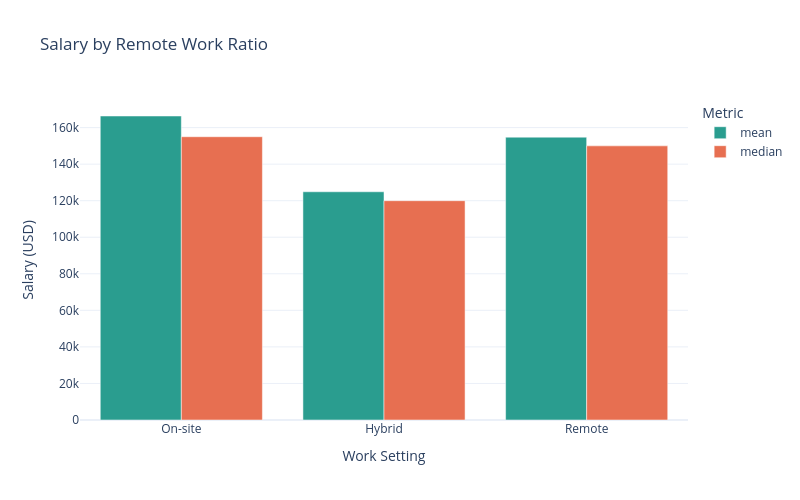
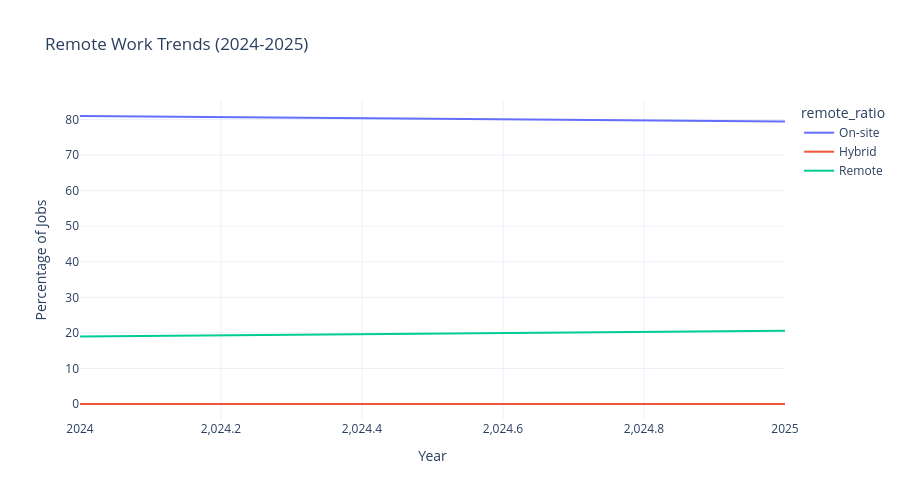

Here is the notebook cell these charts were saved with, in order:
### Markdown cell above
•	**머신러닝 엔지니어(Machine Learning Engineer)**와 **리서치 사이언티스트(Research Scientist)**는 가장 높은 연봉을 받는 경향이 있습니다.
	•	반면, **데이터 애널리스트(Data Analyst)**는 상대적으로 낮은 연봉을 받습니다.
	•	**소프트웨어 엔지니어(Software Engineer)**는 연봉 분포가 가장 넓게 나타나는데, 이는 해당 직무가 포함하는 역할과 범위가 매우 다양하기 때문입니다.

### Code cell
# Salary by remote ratio
remote_salary = train_df.groupby('remote_ratio')['salary_in_usd'].agg(['mean', 'median', 'count']).reset_index()
remote_salary['remote_ratio'] = remote_salary['remote_ratio'].map({0: 'On-site', 50: 'Hybrid', 100: 'Remote'})

fig = px.bar(remote_salary, x='remote_ratio', y=['mean', 'median'],
            barmode='group', title='Salary by Remote Work Ratio',
            labels={'value': 'Salary (USD)', 'remote_ratio': 'Work Setting', 'variable': 'Metric'},
            color_discrete_sequence=['#2a9d8f', '#e76f51'])

fig.update_layout(width=800, height=500)
fig.show()

# Remote ratio trends over time
remote_time = train_df.groupby(['work_year', 'remote_ratio']).size().reset_index(name='count')
total_per_year = remote_time.groupby('work_year')['count'].sum().reset_index()
remote_time = remote_time.merge(total_per_year, on='work_year', suffixes=('', '_total'))
remote_time['percentage'] = (remote_time['count'] / remote_time['count_total']) * 100
remote_time['remote_ratio'] = remote_time['remote_ratio'].map({0: 'On-site', 50: 'Hybrid', 100: 'Remote'})

fig = px.line(remote_time, x='work_year', y='percentage', color='remote_ratio',
             title='Remote Work Trends (2024-2025)',
             labels={'percentage': 'Percentage of Jobs', 'work_year': 'Year'},
             template='plotly_white')

fig.update_layout(width=900, height=500, hovermode='x unified')
fig.show()

### Figure 1 — Plotly figure (JSON) as saved in the notebook; plotly's stock layout.template omitted (floating-point values rounded to 4 significant figures)
{"data": [{"alignmentgroup": "True", "hovertemplate": "Metric=mean<br>Work Setting=%{x}<br>Salary (USD)=%{y}<extra></extra>", "legendgroup": "mean", "marker": {"color": "#2a9d8f", "pattern": {"shape": ""}}, "name": "mean", "offsetgroup": "mean", "orientation": "v", "showlegend": true, "textposition": "auto", "type": "bar", "x": ["On-site", "Hybrid", "Remote"], "xaxis": "x", "y": [166300.0, 124879, 154800.0], "yaxis": "y"}, {"alignmentgroup": "True", "hovertemplate": "Metric=median<br>Work Setting=%{x}<br>Salary (USD)=%{y}<extra></extra>", "legendgroup": "median", "marker": {"color": "#e76f51", "pattern": {"shape": ""}}, "name": "median", "offsetgroup": "median", "orientation": "v", "showlegend": true, "textposition": "auto", "type": "bar", "x": ["On-site", "Hybrid", "Remote"], "xaxis": "x", "y": [155000, 120000, 150000], "yaxis": "y"}], "layout": {"barmode": "group", "height": 500, "legend": {"title": {"text": "Metric"}, "tracegroupgap": 0}, "title": {"text": "Salary by Remote Work Ratio"}, "width": 800, "xaxis": {"anchor": "y", "domain": [0, 1], "title": {"text": "Work Setting"}}, "yaxis": {"anchor": "x", "domain": [0, 1], "title": {"text": "Salary (USD)"}}}}

### Figure 2 — Plotly figure (JSON) as saved in the notebook; plotly's stock layout.template omitted (floating-point values rounded to 4 significant figures)
{"data": [{"hovertemplate": "remote_ratio=On-site<br>Year=%{x}<br>Percentage of Jobs=%{y}<extra></extra>", "legendgroup": "On-site", "line": {"color": "#636efa", "dash": "solid"}, "marker": {"symbol": "circle"}, "mode": "lines", "name": "On-site", "orientation": "v", "showlegend": true, "type": "scatter", "x": [2024, 2025], "xaxis": "x", "y": [80.99, 79.42], "yaxis": "y"}, {"hovertemplate": "remote_ratio=Hybrid<br>Year=%{x}<br>Percentage of Jobs=%{y}<extra></extra>", "legendgroup": "Hybrid", "line": {"color": "#EF553B", "dash": "solid"}, "marker": {"symbol": "circle"}, "mode": "lines", "name": "Hybrid", "orientation": "v", "showlegend": true, "type": "scatter", "x": [2024, 2025], "xaxis": "x", "y": [0.01111, 0.004148], "yaxis": "y"}, {"hovertemplate": "remote_ratio=Remote<br>Year=%{x}<br>Percentage of Jobs=%{y}<extra></extra>", "legendgroup": "Remote", "line": {"color": "#00cc96", "dash": "solid"}, "marker": {"symbol": "circle"}, "mode": "lines", "name": "Remote", "orientation": "v", "showlegend": true, "type": "scatter", "x": [2024, 2025], "xaxis": "x", "y": [19.0, 20.58], "yaxis": "y"}], "layout": {"height": 500, "hovermode": "x unified", "legend": {"title": {"text": "remote_ratio"}, "tracegroupgap": 0}, "title": {"text": "Remote Work Trends (2024-2025)"}, "width": 900, "xaxis": {"anchor": "y", "domain": [0, 1], "title": {"text": "Year"}}, "yaxis": {"anchor": "x", "domain": [0, 1], "title": {"text": "Percentage of Jobs"}}}}
